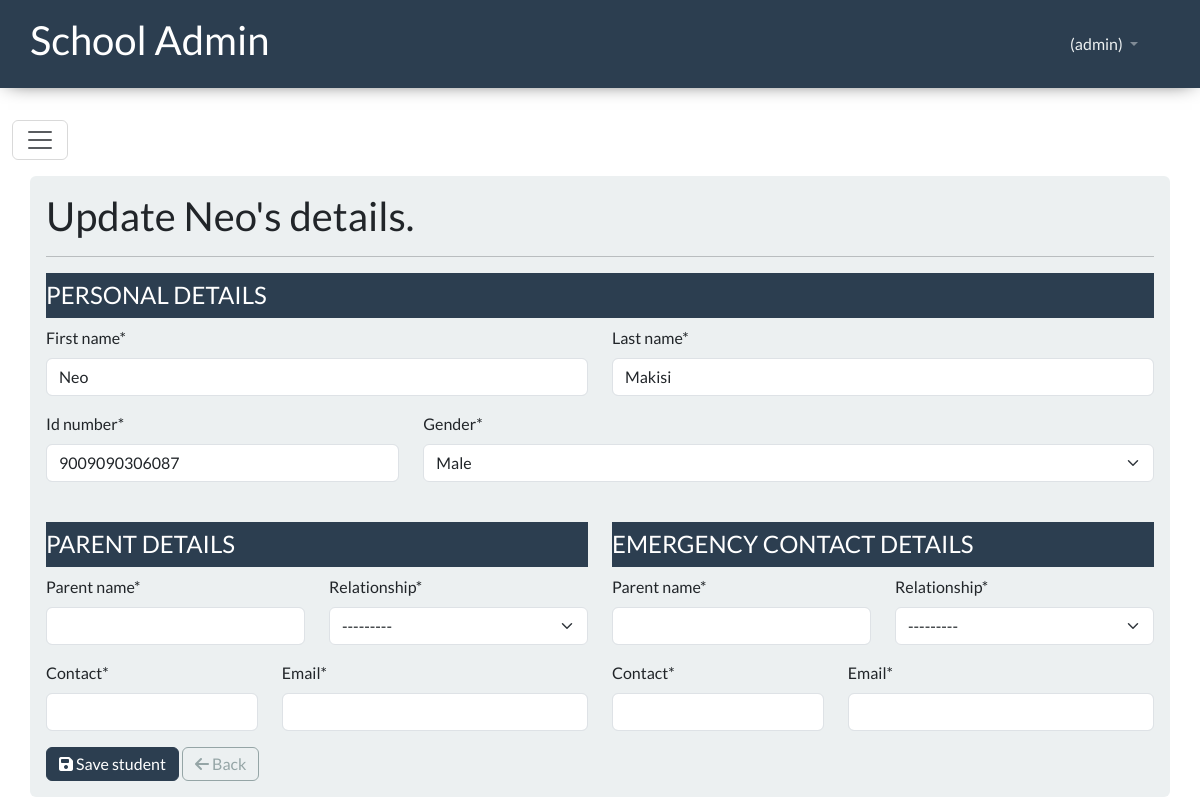
The app's page /update_student/22 (signed in) with its own data.
### school_app/models.py (models this page shows, shortened)
class CommonFields(models.Model):
    GENDER = [
        ("Male", "Male"),
        ("Female", "Female")
    ]
    first_name = models.CharField(max_length=100)
    last_name = models.CharField(max_length=100)
    id_number = models.CharField(max_length=13)
    gender = models.CharField(null=True, max_length=6, choices=GENDER)
    class Meta:
        abstract = True

class Student(CommonFields):
    RELATIONSHIP = [
        ("Father", "Father"),
        ("Mother", "Mother"),
        ("Guardian", "Guardian"),
    ]
    parent_name = models.CharField(max_length=100, null=True)
    parent_rel_to_student = models.CharField(verbose_name="Relationship", max_length=8, null=True, choices=RELATIONSHIP) #might need to figure out how make this a select / it worked
    contact_number = models.CharField(verbose_name="Contact", max_length=10, null=True) # validation for numbers only
    email = models.CharField(max_length=100, null=True) # validation for numbers only

### school_app/views.py (the view)
# urls.py: path("update_student/<int:pk>", views.update_student_details, name="update_student"),
@login_required(login_url="login")
def update_student_details(request, pk):
    student = Student.objects.get(pk=pk)
    if request.method == "POST":
        form = UpdateStudentForm(request.POST, instance=student)
        if form.is_valid():
            form.save()
            return redirect("student_list")
    else:
        form = UpdateStudentForm(instance=student)
    context = {"student": student, "form": form}
    return render(request, 'school_app/update_student_form.html', context=context)

### school_app/forms.py
class UpdateStudentForm(forms.ModelForm):
    class Meta:
        model = Student
        fields = "__all__"

### school_app/templates/school_app/update_student_form.html (shortened to what this page needs)
{% extends 'school_app/base.html' %}
{% load crispy_forms_tags %}
{% block content %}
<div class="container-fluid p-0">
  {% include 'school_app/side_nav.html' %}
  <div class="container p-0">
    <div class="bg-light p-3 rounded">
      <h2>Update {{ student.first_name }}'s details.</h2>
      <hr />
      <form action="" method="post" class="w-100">
        <div class="bg-primary py-2 mb-2">
          <h4 class="text-white m-0">PERSONAL DETAILS</h4>
        </div>
        <div class="row">
          <div class="col-6">{{form.first_name|as_crispy_field}}</div>
          <div class="col-6">{{form.last_name|as_crispy_field}}</div>
        </div>
        <div class="row">
          <div class="col-md-4">{{form.id_number|as_crispy_field}}</div>
          <div class="col-md-8">{{form.gender|as_crispy_field}}</div>
        </div>
        <div class="row mt-4">
          <div class="col-md-6">
            <div class="bg-primary py-2 mb-2">
              <h4 class="text-white m-0">PARENT DETAILS</h4>
            </div>
            <div class="row">
              <div class="col-md-6">{{ form.parent_name|as_crispy_field }}</div>
              <div class="col-md-6">
                {{ form.parent_rel_to_student|as_crispy_field }}
              </div>
            </div>
            <div class="row">
              <div class="col-md-5">
                {{ form.contact_number|as_crispy_field }}
              </div>
              <div class="col-md-7">{{ form.email|as_crispy_field }}</div>
            </div>
          </div>
          <div class="col-md-6">
            <div class="bg-primary py-2 mb-2">
              <h4 class="text-white m-0">EMERGENCY CONTACT DETAILS</h4>
            </div>
            <div class="row">
              <div class="col-md-6">{{ form.parent_name|as_crispy_field }}</div>
              <div class="col-md-6">
                {{ form.parent_rel_to_student|as_crispy_field }}
              </div>
            </div>
            <div class="row">
              <div class="col-md-5">
                {{ form.contact_number|as_crispy_field }}
              </div>
              <div class="col-md-7">{{ form.email|as_crispy_field }}</div>
            </div>
          </div>
        </div>
        <button type="submit" class="btn btn-primary py-1">
          <i class="fa-solid fa-floppy-disk"></i> Save student
        </button>
        <a
          href="{% url 'student_list' %}"
          type="button"
          class="btn btn-outline-secondary py-1"
          ><i class="fa-solid fa-arrow-left"></i> Back</a
        >
      </form>
    </div>
  </div>
</div>
{% endblock content %}

### school_app/templates/school_app/navbar.html (shortened to what this page needs)
<nav class="nav navbar-expand-lg py-3 bg-primary sticky-top" data-bs-theme="dark">
  <div class="container d-flex justify-content-between align-items-center p-0">
    <h2>School Admin</h2>
    {% if user.is_authenticated %}
    <li class="nav-item dropdown">
      <a class="nav-link dropdown-toggle" href="#" role="button" data-bs-toggle="dropdown" aria-expanded="false">
        <span class="text-light">({{ user }})</span>
      </a>
    </li>
    {% else %}
      <div>
        <a class="text-light text-decoration-none" href="{% url 'user_registration' %}">Register</a> / <a class="text-light text-decoration-none" href="{% url 'login' %}">Login</a>
      </div>
    {% endif %}
  </div>
</nav>

### school_app/static/css/base.css (style rules this page uses)
html, body { height: 100vh; }
nav { background-color: #003049; color: #fff; box-shadow: 0 0 20px -8px #000; }

### records on screen
Student: first_name "Neo", last_name "Makisi", id_number "9009090306087", gender "Male", parent_rel_to_student "---------"

### other values on screen
{{ user }} "admin"
